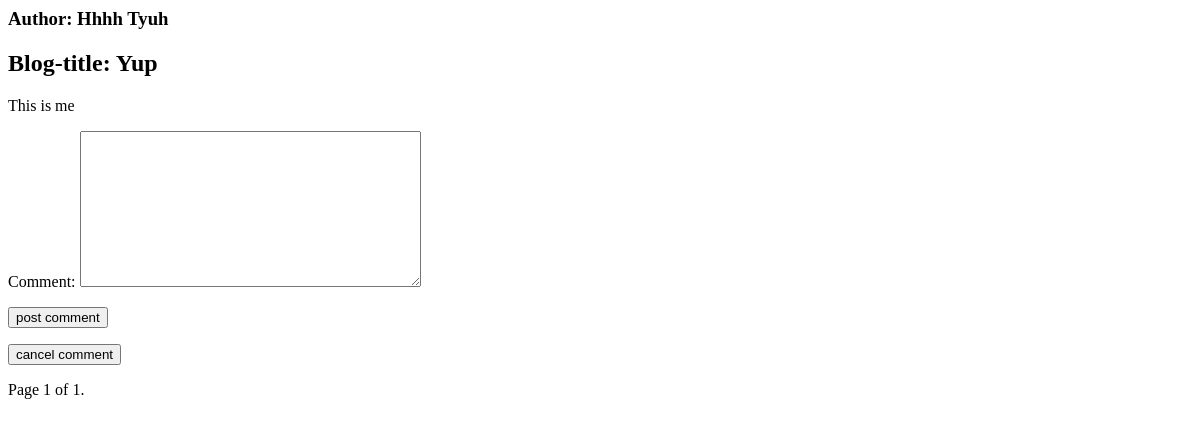
The app's page /blogs/blog/1/Blog, older data.
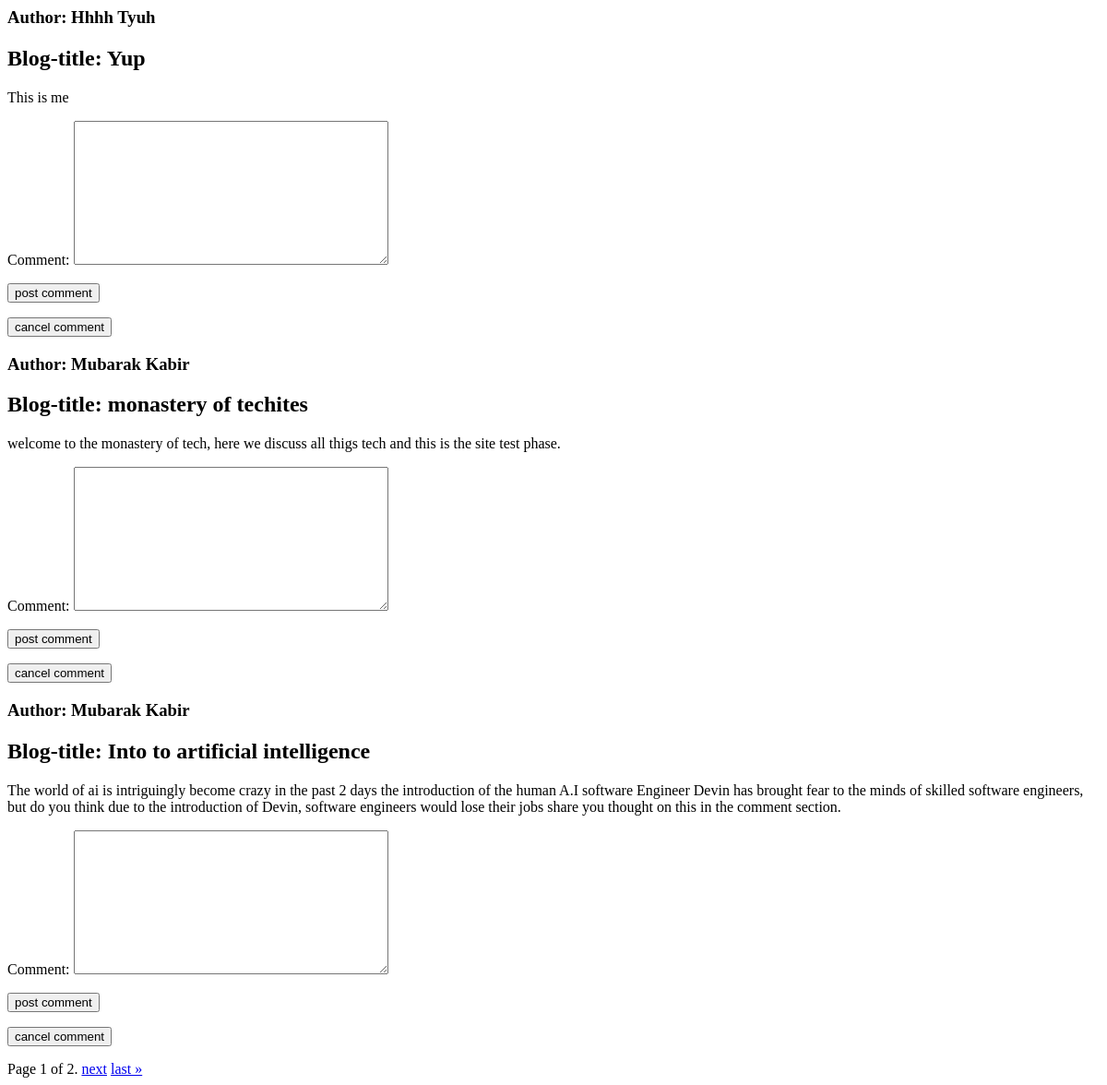
The same page, newer data.
### blogs/models.py (models this page shows, shortened)
class BlogPost(models.Model):
    blog_title = models.CharField(max_length=300, null=False, unique=True)
    blog = models.TextField(null=False)
    blog_user = models.ForeignKey(
        BlogUser,
        on_delete=models.CASCADE,
        null=False,
        related_name="user_blogs",
    )
    blog_category = models.ForeignKey(
        BlogCategory,
        on_delete=models.SET_NULL,
        null=True,
        related_name="category_blogs",
    )

### blogs/views.py (the view, shortened to what this page needs)
# urls.py: path("blog/<int:special_number>/Blog", views.AllComment.as_view(), name="comment"),
class AllComment(ListView):
    model = BlogPost
    paginate_by = 3
    def get_context_data(self, **kwargs):
        context = super().get_context_data(**kwargs)
        comment_form =  CommentForm()
        context["comment_form"] = comment_form
        blogpost_list = super().get_queryset().all()
        user_full_names = {}
        for blogpost in blogpost_list:
            user_full_names[f"{blogpost.id}"] = User.objects.get(
                id=blogpost.blog_user.user_id,
            ).get_full_name()
        context["user_full_names"] = user_full_names
        if self.request.session.get("message", None) == "success":
            message = "A comment successfully added."
            context["message"] = message
            del self.request.session["message"]
        return context

### blogs/forms.py
class CommentForm(ModelForm):
    class Meta:
        model = Comment
        fields = ["comment"]

### blogs/templatetags/blog_extras.py (called while the page is built)
@register.filter(name='get_item')
def get_item(value, arg):
    return value.get(arg, None)

### blogs/templates/blogs/blogpost_list.html (shortened to what this page needs)
<!DOCTYPE>
<html lang="en">
    <head>
    </head>
    <body>
        {% load blog_extras %}
        {% for blogpost in blogpost_list %}
            <div>
                {% with post_id=blogpost.id|stringformat:"d" %}
                    <h3>Author: {{ user_full_names|get_item:post_id }}</h3>
                {% endwith %}
                <h2>Blog-title: {{ blogpost.blog_title }}</h2>
                <div>{{ blogpost.blog }}</div>
                <form method="post" action="{% url 'blog:comment' blogpost.id %}">
                    {{ comment_form.as_p }}
                    <p>
                    <button class="submitcomment{{ blogpost.id }} postbuttons" type="button">post comment</button>
                    </p>
                    <p>
                    <button class="cancelcomment{{ blogpost.id }} cancelbuttons" type="button">cancel comment</button>
                    </p>
                </form>
            </div>
        {% endfor %}
        <div class="pagination">
            <span class="step-links">
                <span class="current">
                    Page {{ page_obj.number }} of {{ page_obj.paginator.num_pages }}.
                </span>
                {% if page_obj.has_next %}
                    <a href="?page={{ page_obj.next_page_number }}">next</a>
                    <a href="?page={{ page_obj.paginator.num_pages }}">last &raquo;</a>
                {% endif %}
            </span>
        </div>
    </body>
</html>

Row changes from the older to the newer data that the page shows:
added BlogPost: user_full_names "Mubarak Kabir", blog_title "monastery of techites", blog "welcome to the monastery of tech, here we discuss all thigs tech and this is the site test phase."
added BlogPost: user_full_names "Mubarak Kabir", blog_title "Into to artificial intelligence", blog "The world of ai is intriguingly become crazy in the past 2 days the introduction of the human A.I software Engineer Devin has brought fear to the minds of skilled software engineers, but do you think due to the introduction of Devin, software engineers would lose their jobs share you thought on this in the comment section."
Text that changed along with them:
{{ page_obj.paginator.num_pages }}: "1" → "2"
text now shown: "next last »"
